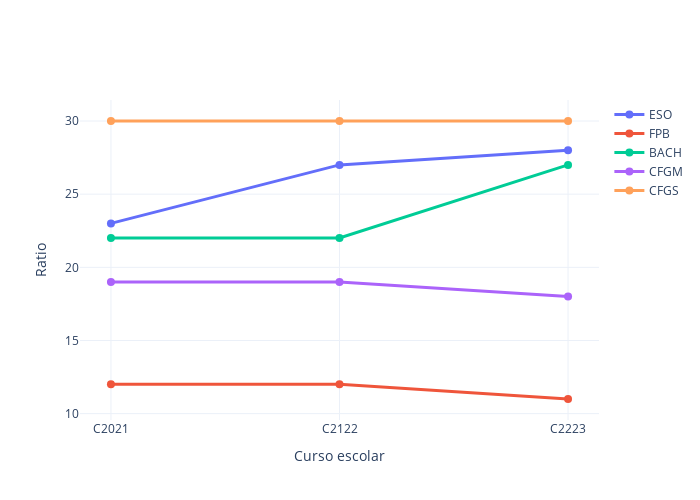

Notebook code for this chart:
### Markdown cell above
## Evolución de la ratio de alumnado por etapas (máximo)

### Code cell
myplotly.num_students_evolution(df_ce, stages, years, ratio=True, max_ratio=True)

### Figure 1 — Plotly figure (JSON) as saved in the notebook; plotly's stock layout.template omitted (floating-point values rounded to 4 significant figures)
{"data": [{"hoverinfo": "name+text", "line": {"width": 3}, "marker": {"size": 8}, "name": "ESO", "text": ["23.0", "27.0", "28.0"], "type": "scatter", "x": ["C2021", "C2122", "C2223"], "y": [23, 27, 28]}, {"hoverinfo": "name+text", "line": {"width": 3}, "marker": {"size": 8}, "name": "FPB", "text": ["12.0", "12.0", "11.0"], "type": "scatter", "x": ["C2021", "C2122", "C2223"], "y": [12, 12, 11]}, {"hoverinfo": "name+text", "line": {"width": 3}, "marker": {"size": 8}, "name": "BACH", "text": ["22.0", "22.0", "27.0"], "type": "scatter", "x": ["C2021", "C2122", "C2223"], "y": [22, 22, 27]}, {"hoverinfo": "name+text", "line": {"width": 3}, "marker": {"size": 8}, "name": "CFGM", "text": ["19.0", "19.0", "18.0"], "type": "scatter", "x": ["C2021", "C2122", "C2223"], "y": [19, 19, 18]}, {"hoverinfo": "name+text", "line": {"width": 3}, "marker": {"size": 8}, "name": "CFGS", "text": ["30.0", "30.0", "30.0"], "type": "scatter", "x": ["C2021", "C2122", "C2223"], "y": [30, 30, 30]}], "layout": {"height": 500, "width": 700, "xaxis": {"autorange": true, "range": [-0.1355, 2.135], "title": {"text": "Curso escolar"}, "type": "category"}, "yaxis": {"autorange": true, "range": [9.565, 31.44], "title": {"text": "Ratio"}, "type": "linear"}}}
